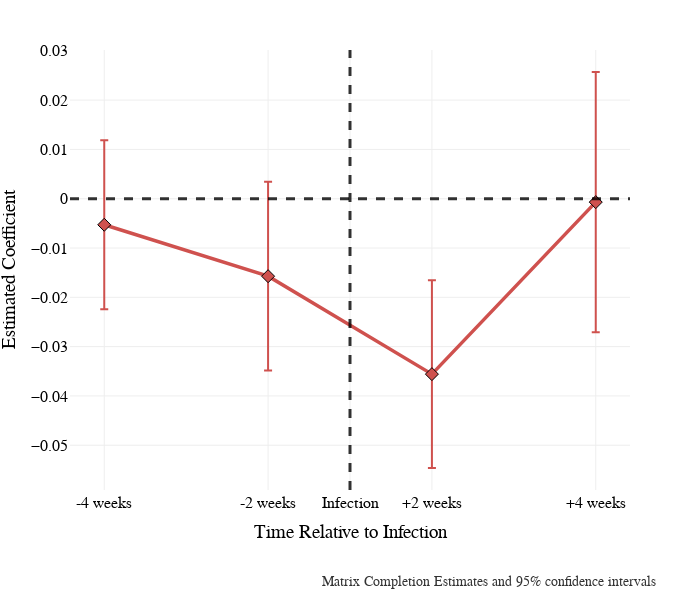

Notebook code for this chart:
### Markdown cell above
# Figure A3: Effects of COVID-19 Infection on Opposition to COVID-19 Policies in Press Releases

### This figure presents the estimates from the matrix completion models in R for the press releases data. I have saved the estimates in a csv file, so you can directly use the data from the cell below.

### Code cell
# read data 
fig3 = pd.read_csv('figureA3.csv')

#rename columns
fig3.columns = ['time', 'ATT', 'S.E.', 'lower_bound', 'upper_bound', 'pval', 'count']

# narrow the dataset to the time period of interest 
fig3=fig3.loc[(fig3.time <= 2)&(fig3.time > -2)]

# add a column 95% confidence interval
fig3['se'] = fig3['S.E.'] * 1.96

## create figure 
fig = go.Figure()


# assign colors 
color = config.colors[1]


# add the effect estimate and 95% confidence intervals to the plot
fig.add_trace(go.Scatter(line=dict(color=color),
                         x=fig3['time'],
                         y=fig3['ATT'],
                         name='Effect Estimate',
                         error_y=dict(type='data', array = fig3['se'], visible=True,color=color),
                         marker_size=10,marker_symbol='diamond', marker_line_width=1, marker_color=color, marker_line_color='black', mode='lines+markers',))
    

fig.update_layout(
    font_family="Arial",
    font_color="black",
    title_font_family="Arial",
    title_font_color="black",
    title_font_size = 18,
    font_size = 16,
    legend_title_font_color="black", 
    template='presentation',
    yaxis_title="Estimated Coefficient",
    xaxis_title="",
    title_x=0.05, 
    showlegend=True,
    width=700,
    height=600,
    
    )

## move legend to horizontal 
fig.update_layout(legend=dict(
    orientation="h",
    yanchor="bottom",
    y=1.02,
    xanchor="right",
    x=.25,
    font_size=16,
    ))


# add vertical and horizontal lines
fig.add_vline(x=.5, line_width=3, line_dash="dash", line_color="black", opacity=.8)
fig.add_hline(y=0, line_width=3, line_dash='dash', line_color='black', opacity=.8)


# change line width
fig.update_traces(line=dict(width=3.5),)


## add annotation in bottom right corner
fig.add_annotation(
    x=1.05,
    y=-.23,
    text="Matrix Completion Estimates and 95% confidence intervals",
    showarrow=False,
    xref="paper",
    yref="paper",
    font=dict(size=14, color="black", family=config.font),
    opacity=0.8,
)

# change margins and add in x axis title, remove zero lines (they're redundant)
fig.update_layout(margin=dict(l=70, r=70, t=50, b=110, pad=1), showlegend=False, 
                  xaxis_title='Time Relative to Infection',
                  xaxis=dict(zeroline=False, ),
                    yaxis=dict(zeroline=False, ),
                  )

# rename x axis ticks so that there's a tick for the infection date between 0 and 1 
fig.update_xaxes(ticktext=['-4 weeks', '-2 weeks', 'Infection', '+2 weeks', '+4 weeks'], tickvals=[-1, 0, .5, 1, 2])


fig.show()
# save figure
fig.write_image("figureA3.png")

### Figure 1 — Plotly figure (JSON) as saved in the notebook; plotly's stock layout.template omitted (floating-point values rounded to 4 significant figures)
{"data": [{"error_y": {"array": [0.01715, 0.01914, 0.01904, 0.02639], "color": "#cf514e", "type": "data", "visible": true}, "line": {"color": "#cf514e", "width": 3.5}, "marker": {"color": "#cf514e", "line": {"color": "black", "width": 1}, "size": 10, "symbol": "diamond"}, "mode": "lines+markers", "name": "Effect Estimate", "type": "scatter", "x": [-1, 0, 1, 2], "y": [-0.005288, -0.01572, -0.03558, -0.0006893]}], "layout": {"annotations": [{"font": {"color": "black", "family": "Arial", "size": 14}, "opacity": 0.8, "showarrow": false, "text": "Matrix Completion Estimates and 95% confidence intervals", "x": 1.05, "xref": "paper", "y": -0.23, "yref": "paper"}], "font": {"color": "black", "family": "Arial", "size": 16}, "height": 600, "legend": {"font": {"size": 16}, "orientation": "h", "title": {"font": {"color": "black"}}, "x": 0.25, "xanchor": "right", "y": 1.02, "yanchor": "bottom"}, "margin": {"b": 110, "l": 70, "pad": 1, "r": 70, "t": 50}, "shapes": [{"line": {"color": "black", "dash": "dash", "width": 3}, "opacity": 0.8, "type": "line", "x0": 0.5, "x1": 0.5, "xref": "x", "y0": 0, "y1": 1, "yref": "y domain"}, {"line": {"color": "black", "dash": "dash", "width": 3}, "opacity": 0.8, "type": "line", "x0": 0, "x1": 1, "xref": "x domain", "y0": 0, "y1": 0, "yref": "y"}], "showlegend": false, "title": {"font": {"color": "black", "family": "Arial", "size": 18}, "x": 0.05}, "width": 700, "xaxis": {"ticktext": ["-4 weeks", "-2 weeks", "Infection", "+2 weeks", "+4 weeks"], "tickvals": [-1, 0, 0.5, 1, 2], "title": {"text": "Time Relative to Infection"}, "zeroline": false}, "yaxis": {"title": {"text": "Estimated Coefficient"}, "zeroline": false}}}
